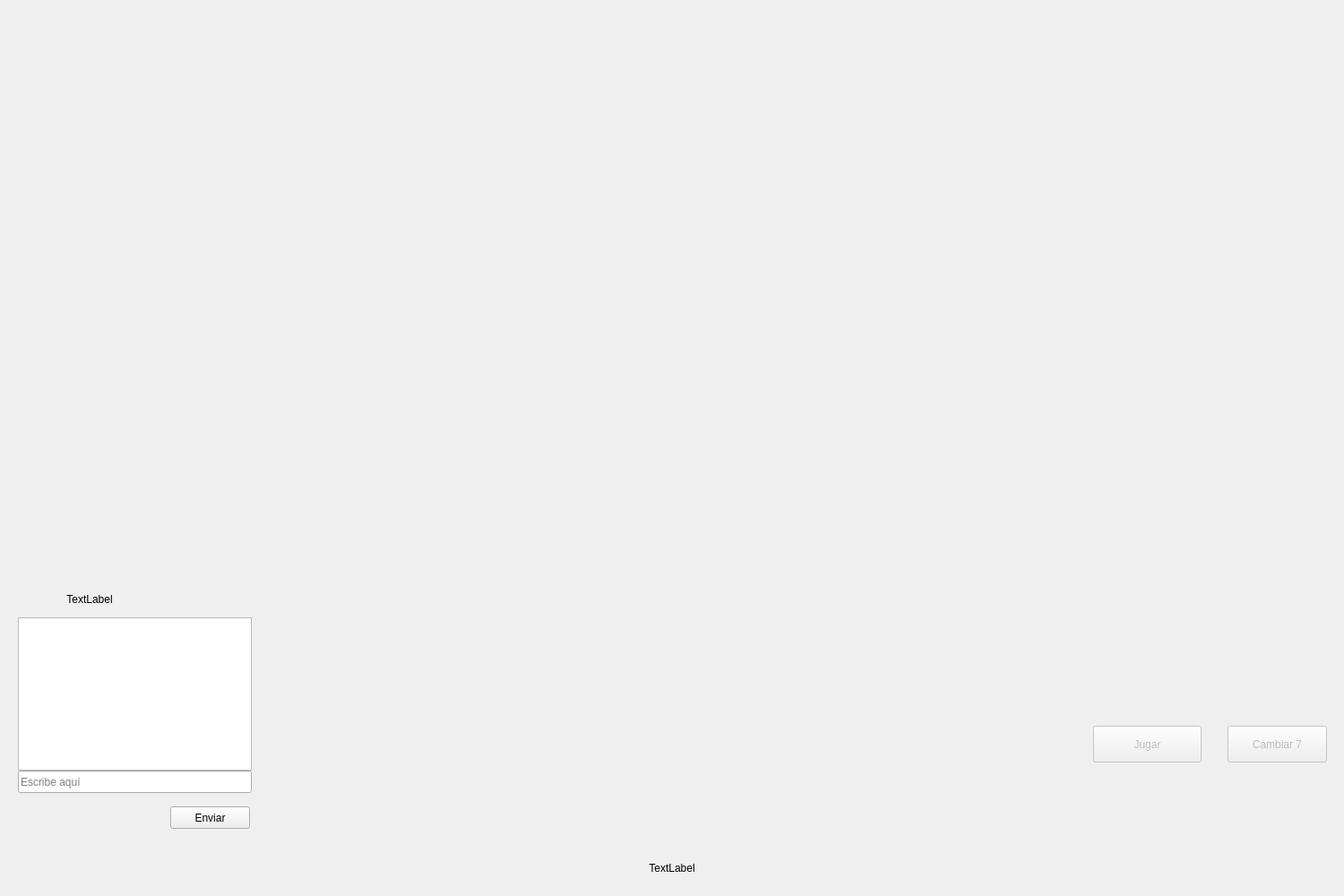
<?xml version="1.0" encoding="UTF-8"?>
<ui version="4.0">
 <class>tablero3</class>
 <widget class="QWidget" name="tablero3">
  <property name="geometry">
   <rect>
    <x>0</x>
    <y>0</y>
    <width>1500</width>
    <height>1000</height>
   </rect>
  </property>
  <property name="minimumSize">
   <size>
    <width>1500</width>
    <height>1000</height>
   </size>
  </property>
  <property name="maximumSize">
   <size>
    <width>1500</width>
    <height>1000</height>
   </size>
  </property>
  <property name="autoFillBackground">
   <bool>false</bool>
  </property>
  <property name="styleSheet">
   <string notr="true"/>
  </property>
  <widget class="QWidget" name="horizontalLayoutWidget">
   <property name="geometry">
    <rect>
     <x>0</x>
     <y>0</y>
     <width>2</width>
     <height>2</height>
    </rect>
   </property>
   <layout class="QHBoxLayout" name="horizontalLayout"/>
  </widget>
  <widget class="QWidget" name="verticalLayoutWidget">
   <property name="geometry">
    <rect>
     <x>290</x>
     <y>0</y>
     <width>911</width>
     <height>949</height>
    </rect>
   </property>
   <layout class="QVBoxLayout" name="verticalLayoutCentral">
    <property name="sizeConstraint">
     <enum>QLayout::SetDefaultConstraint</enum>
    </property>
    <item>
     <widget class="QLabel" name="label_2">
      <property name="maximumSize">
       <size>
        <width>16777215</width>
        <height>200</height>
       </size>
      </property>
      <property name="styleSheet">
       <string notr="true"/>
      </property>
      <property name="text">
       <string/>
      </property>
      <property name="alignment">
       <set>Qt::AlignCenter</set>
      </property>
     </widget>
    </item>
    <item>
     <layout class="QHBoxLayout" name="horizontalLayout_3">
      <item>
       <layout class="QHBoxLayout" name="horizontalLayout_4">
        <item>
         <widget class="QLabel" name="label_3">
          <property name="text">
           <string/>
          </property>
          <property name="pixmap">
           <pixmap>:/cartas/cartas1/dorso.png</pixmap>
          </property>
         </widget>
        </item>
        <item>
         <widget class="QLabel" name="carta_jugada3">
          <property name="autoFillBackground">
           <bool>false</bool>
          </property>
          <property name="text">
           <string/>
          </property>
          <property name="pixmap">
           <pixmap resource="../Imagenes/imagenes.qrc">:/logo/100x200.png</pixmap>
          </property>
          <property name="alignment">
           <set>Qt::AlignRight|Qt::AlignTrailing|Qt::AlignVCenter</set>
          </property>
         </widget>
        </item>
       </layout>
      </item>
      <item>
       <layout class="QVBoxLayout" name="verticalLayout">
        <item>
         <widget class="QLabel" name="vacio">
          <property name="enabled">
           <bool>true</bool>
          </property>
          <property name="autoFillBackground">
           <bool>false</bool>
          </property>
          <property name="text">
           <string/>
          </property>
          <property name="alignment">
           <set>Qt::AlignCenter</set>
          </property>
         </widget>
        </item>
        <item>
         <widget class="QLabel" name="carta_jugada1">
          <property name="text">
           <string/>
          </property>
          <property name="pixmap">
           <pixmap resource="../Imagenes/imagenes.qrc">:/logo/100x200.png</pixmap>
          </property>
          <property name="alignment">
           <set>Qt::AlignCenter</set>
          </property>
         </widget>
        </item>
       </layout>
      </item>
      <item>
       <widget class="QLabel" name="carta_jugada2">
        <property name="text">
         <string/>
        </property>
        <property name="pixmap">
         <pixmap resource="../Imagenes/imagenes.qrc">:/logo/100x200.png</pixmap>
        </property>
        <property name="alignment">
         <set>Qt::AlignLeading|Qt::AlignLeft|Qt::AlignVCenter</set>
        </property>
       </widget>
      </item>
     </layout>
    </item>
    <item>
     <layout class="QHBoxLayout" name="horizontalLayout_2">
      <property name="spacing">
       <number>0</number>
      </property>
      <item>
       <widget class="QLabel" name="carta1">
        <property name="pixmap">
         <pixmap resource="../Imagenes/imagenes.qrc">:/logo/118x260.png</pixmap>
        </property>
        <property name="scaledContents">
         <bool>false</bool>
        </property>
        <property name="alignment">
         <set>Qt::AlignCenter</set>
        </property>
        <property name="wordWrap">
         <bool>false</bool>
        </property>
        <property name="textInteractionFlags">
         <set>Qt::LinksAccessibleByMouse</set>
        </property>
       </widget>
      </item>
      <item>
       <widget class="QLabel" name="carta2">
        <property name="pixmap">
         <pixmap resource="../Imagenes/imagenes.qrc">:/logo/118x260.png</pixmap>
        </property>
        <property name="alignment">
         <set>Qt::AlignCenter</set>
        </property>
        <property name="textInteractionFlags">
         <set>Qt::LinksAccessibleByMouse|Qt::TextSelectableByMouse</set>
        </property>
       </widget>
      </item>
      <item>
       <widget class="QLabel" name="carta3">
        <property name="pixmap">
         <pixmap resource="../Imagenes/imagenes.qrc">:/logo/118x260.png</pixmap>
        </property>
        <property name="alignment">
         <set>Qt::AlignCenter</set>
        </property>
        <property name="textInteractionFlags">
         <set>Qt::LinksAccessibleByMouse|Qt::TextSelectableByMouse</set>
        </property>
       </widget>
      </item>
      <item>
       <widget class="QLabel" name="carta4">
        <property name="pixmap">
         <pixmap resource="../Imagenes/imagenes.qrc">:/logo/118x260.png</pixmap>
        </property>
        <property name="alignment">
         <set>Qt::AlignCenter</set>
        </property>
        <property name="textInteractionFlags">
         <set>Qt::LinksAccessibleByMouse|Qt::TextSelectableByMouse</set>
        </property>
       </widget>
      </item>
      <item>
       <widget class="QLabel" name="carta5">
        <property name="pixmap">
         <pixmap resource="../Imagenes/imagenes.qrc">:/logo/118x260.png</pixmap>
        </property>
        <property name="alignment">
         <set>Qt::AlignCenter</set>
        </property>
        <property name="textInteractionFlags">
         <set>Qt::LinksAccessibleByMouse|Qt::TextSelectableByMouse</set>
        </property>
       </widget>
      </item>
      <item>
       <widget class="QLabel" name="carta6">
        <property name="pixmap">
         <pixmap resource="../Imagenes/imagenes.qrc">:/logo/118x260.png</pixmap>
        </property>
        <property name="alignment">
         <set>Qt::AlignCenter</set>
        </property>
        <property name="textInteractionFlags">
         <set>Qt::LinksAccessibleByMouse|Qt::TextSelectableByMouse</set>
        </property>
       </widget>
      </item>
     </layout>
    </item>
   </layout>
  </widget>
  <widget class="QPushButton" name="botonJugar">
   <property name="enabled">
    <bool>false</bool>
   </property>
   <property name="geometry">
    <rect>
     <x>1220</x>
     <y>810</y>
     <width>121</width>
     <height>41</height>
    </rect>
   </property>
   <property name="autoFillBackground">
    <bool>false</bool>
   </property>
   <property name="text">
    <string>Jugar</string>
   </property>
   <property name="autoDefault">
    <bool>false</bool>
   </property>
   <property name="flat">
    <bool>false</bool>
   </property>
  </widget>
  <widget class="QPushButton" name="botonCambiar7">
   <property name="enabled">
    <bool>false</bool>
   </property>
   <property name="geometry">
    <rect>
     <x>1370</x>
     <y>810</y>
     <width>111</width>
     <height>41</height>
    </rect>
   </property>
   <property name="text">
    <string>Cambiar 7</string>
   </property>
  </widget>
  <widget class="QLabel" name="carta_triunfo">
   <property name="geometry">
    <rect>
     <x>190</x>
     <y>320</y>
     <width>100</width>
     <height>200</height>
    </rect>
   </property>
   <property name="text">
    <string/>
   </property>
   <property name="pixmap">
    <pixmap resource="../Imagenes/imagenes.qrc">:/logo/100x200.png</pixmap>
   </property>
   <property name="scaledContents">
    <bool>false</bool>
   </property>
   <property name="wordWrap">
    <bool>false</bool>
   </property>
  </widget>
  <widget class="QLabel" name="label">
   <property name="geometry">
    <rect>
     <x>40</x>
     <y>50</y>
     <width>121</width>
     <height>611</height>
    </rect>
   </property>
   <property name="text">
    <string/>
   </property>
   <property name="pixmap">
    <pixmap resource="../Imagenes/imagenes.qrc">:/cartas/default/cartasRivalesVer.png</pixmap>
   </property>
  </widget>
  <widget class="QLabel" name="label_4">
   <property name="geometry">
    <rect>
     <x>1310</x>
     <y>50</y>
     <width>121</width>
     <height>611</height>
    </rect>
   </property>
   <property name="text">
    <string/>
   </property>
   <property name="pixmap">
    <pixmap resource="../Imagenes/imagenes.qrc">:/cartas/default/cartasRivalesVer.png</pixmap>
   </property>
  </widget>
  <widget class="QLabel" name="label_5">
   <property name="geometry">
    <rect>
     <x>0</x>
     <y>-91</y>
     <width>1500</width>
     <height>1200</height>
    </rect>
   </property>
   <property name="text">
    <string/>
   </property>
   <property name="pixmap">
    <pixmap resource="../Imagenes/imagenes.qrc">:/logo/Tapete_verde.jpg</pixmap>
   </property>
  </widget>
  <widget class="QPushButton" name="boton_enviar_chat">
   <property name="geometry">
    <rect>
     <x>190</x>
     <y>900</y>
     <width>89</width>
     <height>25</height>
    </rect>
   </property>
   <property name="text">
    <string>Enviar</string>
   </property>
  </widget>
  <widget class="QTextEdit" name="chat_box">
   <property name="geometry">
    <rect>
     <x>20</x>
     <y>689</y>
     <width>261</width>
     <height>171</height>
    </rect>
   </property>
   <property name="readOnly">
    <bool>true</bool>
   </property>
  </widget>
  <widget class="QLineEdit" name="text_chat">
   <property name="geometry">
    <rect>
     <x>20</x>
     <y>860</y>
     <width>261</width>
     <height>25</height>
    </rect>
   </property>
   <property name="placeholderText">
    <string>Escribe aquí</string>
   </property>
  </widget>
  <widget class="QLabel" name="nombre_jugador0">
   <property name="geometry">
    <rect>
     <x>650</x>
     <y>960</y>
     <width>200</width>
     <height>17</height>
    </rect>
   </property>
   <property name="text">
    <string>TextLabel</string>
   </property>
   <property name="alignment">
    <set>Qt::AlignCenter</set>
   </property>
  </widget>
  <widget class="QLabel" name="nombre_jugador2">
   <property name="geometry">
    <rect>
     <x>0</x>
     <y>660</y>
     <width>200</width>
     <height>17</height>
    </rect>
   </property>
   <property name="text">
    <string>TextLabel</string>
   </property>
   <property name="alignment">
    <set>Qt::AlignCenter</set>
   </property>
   <property name="wordWrap">
    <bool>false</bool>
   </property>
  </widget>
  <widget class="QLabel" name="nombre_jugador1">
   <property name="geometry">
    <rect>
     <x>1270</x>
     <y>670</y>
     <width>200</width>
     <height>17</height>
    </rect>
   </property>
   <property name="text">
    <string/>
   </property>
   <property name="alignment">
    <set>Qt::AlignCenter</set>
   </property>
  </widget>
  <widget class="QLabel" name="label_info">
   <property name="geometry">
    <rect>
     <x>590</x>
     <y>300</y>
     <width>311</width>
     <height>171</height>
    </rect>
   </property>
   <property name="styleSheet">
    <string notr="true"/>
   </property>
   <property name="text">
    <string/>
   </property>
   <property name="alignment">
    <set>Qt::AlignCenter</set>
   </property>
  </widget>
  <zorder>label_5</zorder>
  <zorder>horizontalLayoutWidget</zorder>
  <zorder>verticalLayoutWidget</zorder>
  <zorder>botonJugar</zorder>
  <zorder>botonCambiar7</zorder>
  <zorder>carta_triunfo</zorder>
  <zorder>label</zorder>
  <zorder>label_4</zorder>
  <zorder>boton_enviar_chat</zorder>
  <zorder>chat_box</zorder>
  <zorder>text_chat</zorder>
  <zorder>nombre_jugador0</zorder>
  <zorder>nombre_jugador2</zorder>
  <zorder>nombre_jugador1</zorder>
  <zorder>label_info</zorder>
 </widget>
 <resources>
  <include location="../Imagenes/imagenes.qrc"/>
 </resources>
 <connections/>
</ui>
